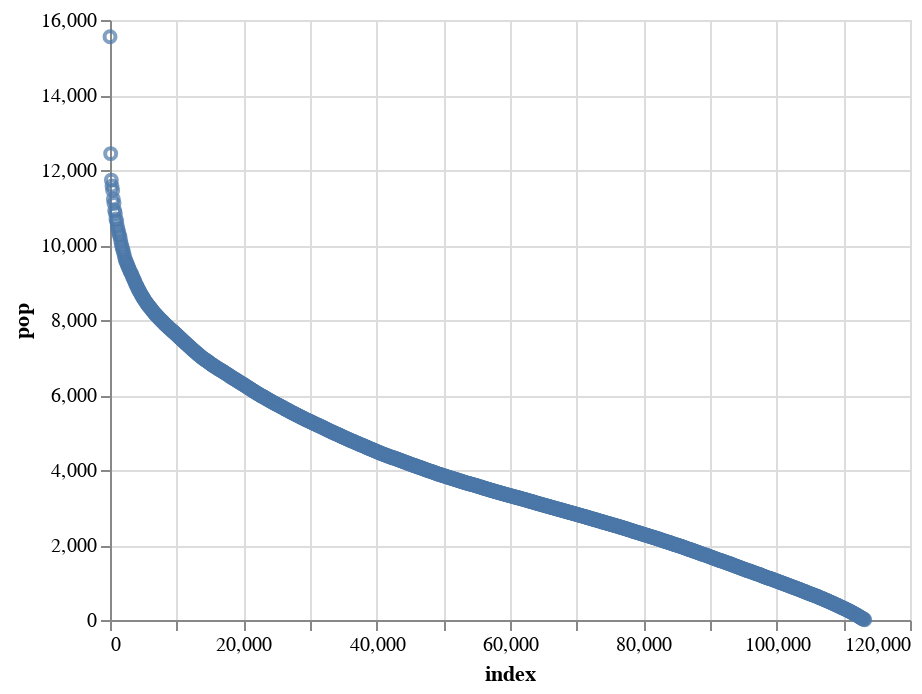

Notebook source saved alongside this figure:
### Code cell
alt.Chart(df.reset_index()[::100]).mark_point().encode(
    x='index',
    y='pop',
)

### Figure 1 — Vega-Lite specification as saved in the notebook (floating-point values rounded to 4 significant figures; data arrays with more than 128 entries replaced by an {"elided": "..."} marker saying what was removed)
{"$schema": "https://vega.github.io/schema/vega-lite/v3.3.0.json", "config": {"mark": {"tooltip": null}, "view": {"height": 300, "width": 400}}, "data": {"name": "data-055983249b5423eb778c47634dd2d3ad"}, "datasets": {"data-055983249b5423eb778c47634dd2d3ad": {"elided": "1133 records"}}, "encoding": {"x": {"field": "index", "type": "quantitative"}, "y": {"field": "pop", "type": "quantitative"}}, "mark": "point"}
